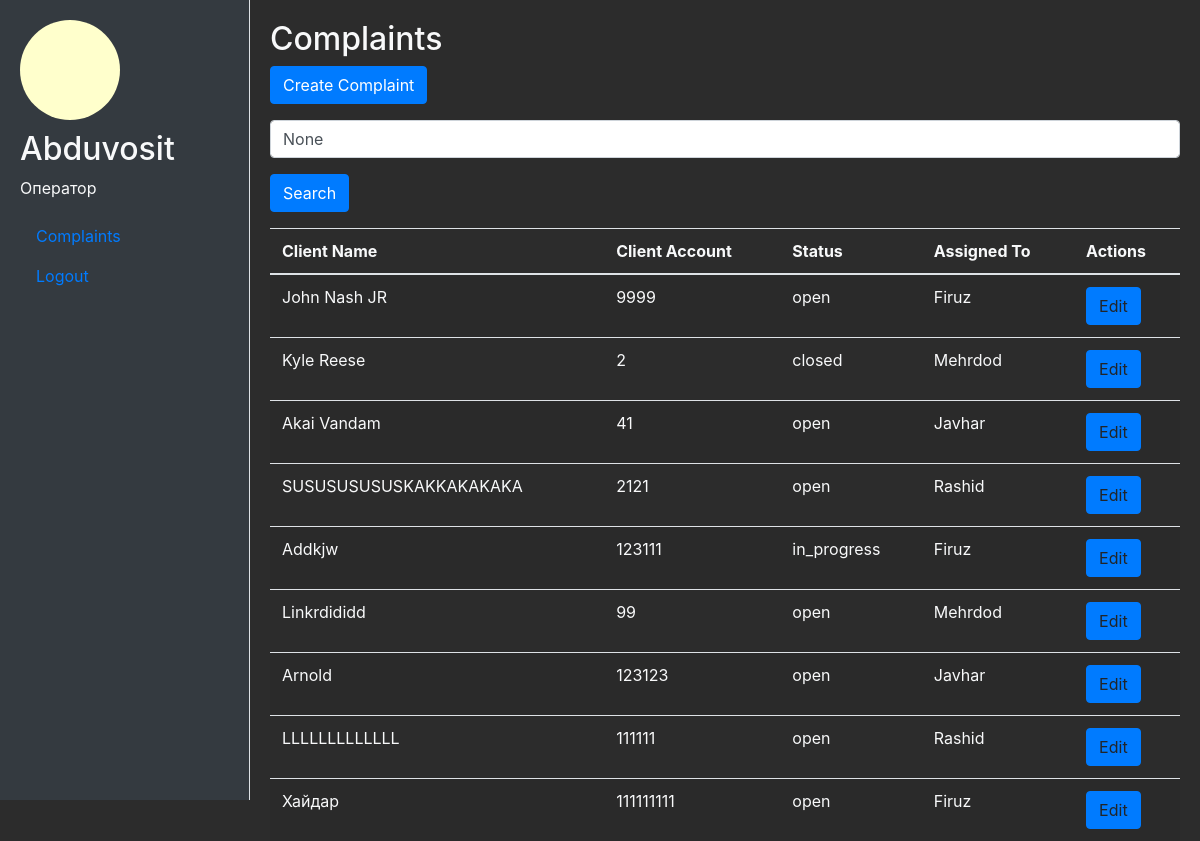
The app's page /crm_app/ (signed in) with its own data.
### crm_app/models.py (models this page shows, shortened)
class CustomUser(AbstractUser):
    ROLE_CHOICES = (
        ('operator', 'Оператор'),
        ('back_office', 'Бэк-офис'),
    )
    role = models.CharField(max_length=30, choices=ROLE_CHOICES)
    image = models.ImageField(upload_to='profile_images/', blank=True, null=True)

class Complaint(models.Model):
    STATUS_CHOICES = (
        ('open', 'Открыта'),
        ('in_progress', 'В работе'),
        ('closed', 'Закрыта'),
    )
    client_account = models.CharField(max_length=255)
    client_name = models.CharField(max_length=255)
    client_phone = models.CharField(max_length=20)
    description = models.TextField()
    status = models.CharField(max_length=20, choices=STATUS_CHOICES, default='open')
    assigned_to = models.ForeignKey(CustomUser, related_name='assigned_complaints', on_delete=models.SET_NULL, null=True)
    comments = models.TextField(blank=True, null=True)
    created_by = models.ForeignKey(settings.AUTH_USER_MODEL, on_delete=models.CASCADE, related_name='created_complaints')

### crm_app/views.py (the view)
# urls.py: path('', views.complaint_list, name='complaint_list'),
@login_required
def complaint_list(request):
    query = request.GET.get('q')
    if request.user.role == 'operator':
        complaints = Complaint.objects.all()
    else:
        complaints = Complaint.objects.filter(
            Q(assigned_to=request.user) | Q(status='resolved')
        )
    if query:
        complaints = complaints.filter(
            Q(client_account__icontains=query) |
            Q(client_name__icontains=query) |
            Q(client_phone__icontains=query)
        )
    return render(request, 'crm_app/complaint_list.html', {'complaints': complaints, 'query': query})

### crm_app/templates/crm_app/complaint_list.html (shortened to what this page needs)
{% extends "../base.html" %}
{% load crispy_forms_tags %}
{% block content %}
    <h2>Complaints</h2>
    {% if user.role == 'operator' %}
        <a href="{% url 'complaint_create' %}" class="btn btn-primary mb-3">Create Complaint</a>
    {% endif %}
    <form method="get" action="{% url 'complaint_list' %}">
        <input type="text" name="q" value="{{ query }}" placeholder="Search by client" class="form-control mb-3">
        <button type="submit" class="btn btn-primary">Search</button>
    </form>
    <table class="table table-striped">
        <thead>
            <tr>
                <th>Client Name</th>
                <th>Client Account</th>
                <th>Status</th>
                {% if user.role == 'back_office' %}
                    <th>Operator</th>
                {% else %}
                    <th>Assigned To</th>
                {% endif %}
                <th>Actions</th>
            </tr>
        </thead>
        <tbody>
            {% for complaint in complaints %}
                <tr>
                    <td>{{ complaint.client_name }}</td>
                    <td>{{ complaint.client_account }}</td>
                    <td>
                        {% if user.role == 'back_office' %}
                            <form method="post" action="{% url 'complaint_update_status' complaint.pk %}">
                                {% csrf_token %}
                                <select name="status" class="form-control" onchange="this.form.submit()">
                                    <option value="open" {% if complaint.status == 'open' %}selected{% endif %}>Open</option>
                                    <option value="in_progress" {% if complaint.status == 'in_progress' %}selected{% endif %}>In Progress</option>
                                    <option value="closed" {% if complaint.status == 'closed' %}selected{% endif %}>Closed</option>
                                </select>
                            </form>
                        {% else %}
                            {{ complaint.status }}
                        {% endif %}
                    </td>
                    <td>
                        {% if user.role == 'back_office' %}
                            {{ complaint.created_by.username }}
                        {% else %}
                            {{ complaint.assigned_to.username }}
                        {% endif %}
                    </td>
                    <td><a href="{% url 'complaint_edit' complaint.pk %}" class="btn btn-warning">Edit</a></td>
                </tr>
            {% endfor %}
        </tbody>
    </table>
{% endblock %}

### crm_app/templates/base.html (shortened to what this page needs)
<html lang="en">
<head>
    {% load static %}
    <link href="https://stackpath.bootstrapcdn.com/bootstrap/4.5.2/css/bootstrap.min.css" rel="stylesheet">
</head>
<body>
    <div class="sidebar">
        {% if request.user.image %}
            <img src="{{ request.user.image.url }}" alt="{{ request.user.username }}">
        {% else %}
            <img src="{% static 'images/default_profile.png' %}" alt="Default Profile">
        {% endif %}
        <h2>{{ request.user.username }}</h2>
        <p>{{ request.user.get_role_display }}</p>
        <nav class="nav flex-column">
            <a class="nav-link" href="{% url 'complaint_list' %}">Complaints</a>
            <a class="nav-link" href="{% url 'logout' %}">Logout</a>
        </nav>
    </div>
    <div class="content">
        {% block content %}{% endblock %}
    </div>
</body>
</html>

### crm_app/templates/base.html (style rules this page uses)
body { display: flex; background-color: #2c2c2c; color: #f8f9fa; }
.sidebar { width: 250px; padding: 20px; background-color: #343a40; color: #f8f9fa; border-right: 1px solid #dee2e6; height: 100vh; }
.sidebar img { border-radius: 50%; width: 100px; height: 100px; }
.sidebar h2 { margin-top: 10px; }
.content { flex-grow: 1; padding: 20px; background-color: #2c2c2c; }
.btn-primary, .btn-warning, .btn-secondary { background-color: #007bff; border-color: #007bff; }
.table td, .table th { color: #f8f9fa; }

### records on screen
CustomUser: user.image (picture), user.username "Abduvosit", user.role "Оператор"
Complaint: client_name "John Nash JR", client_account "9999", status "open", assigned_to.username "Firuz"
Complaint: client_name "Kyle Reese", client_account "2", status "closed", assigned_to.username "Mehrdod"
Complaint: client_name "Akai Vandam", client_account "41", status "open", assigned_to.username "Javhar"
Complaint: client_name "SUSUSUSUSUSKAKKAKAKAKA", client_account "2121", status "open", assigned_to.username "Rashid"
Complaint: client_name "Addkjw", client_account "123111", status "in_progress", assigned_to.username "Firuz"
Complaint: client_name "Linkrdididd", client_account "99", status "open", assigned_to.username "Mehrdod"
Complaint: client_name "Arnold", client_account "123123", status "open", assigned_to.username "Javhar"
Complaint: client_name "LLLLLLLLLLLLL", client_account "111111", status "open", assigned_to.username "Rashid"
Complaint: client_name "Хайдар", client_account "111111111", status "open", assigned_to.username "Firuz"
